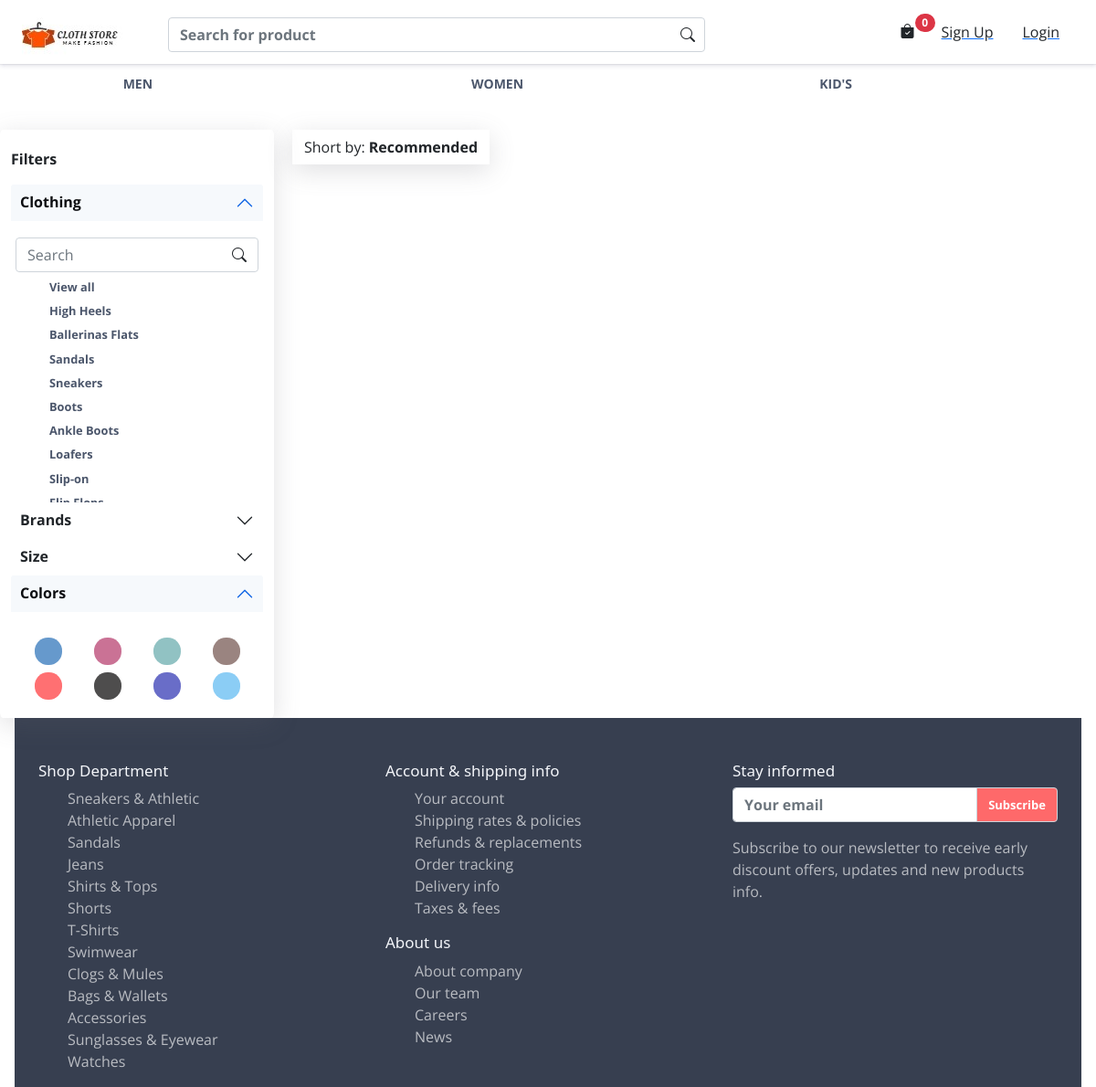
The app's page /single?idealfor=1, older data.
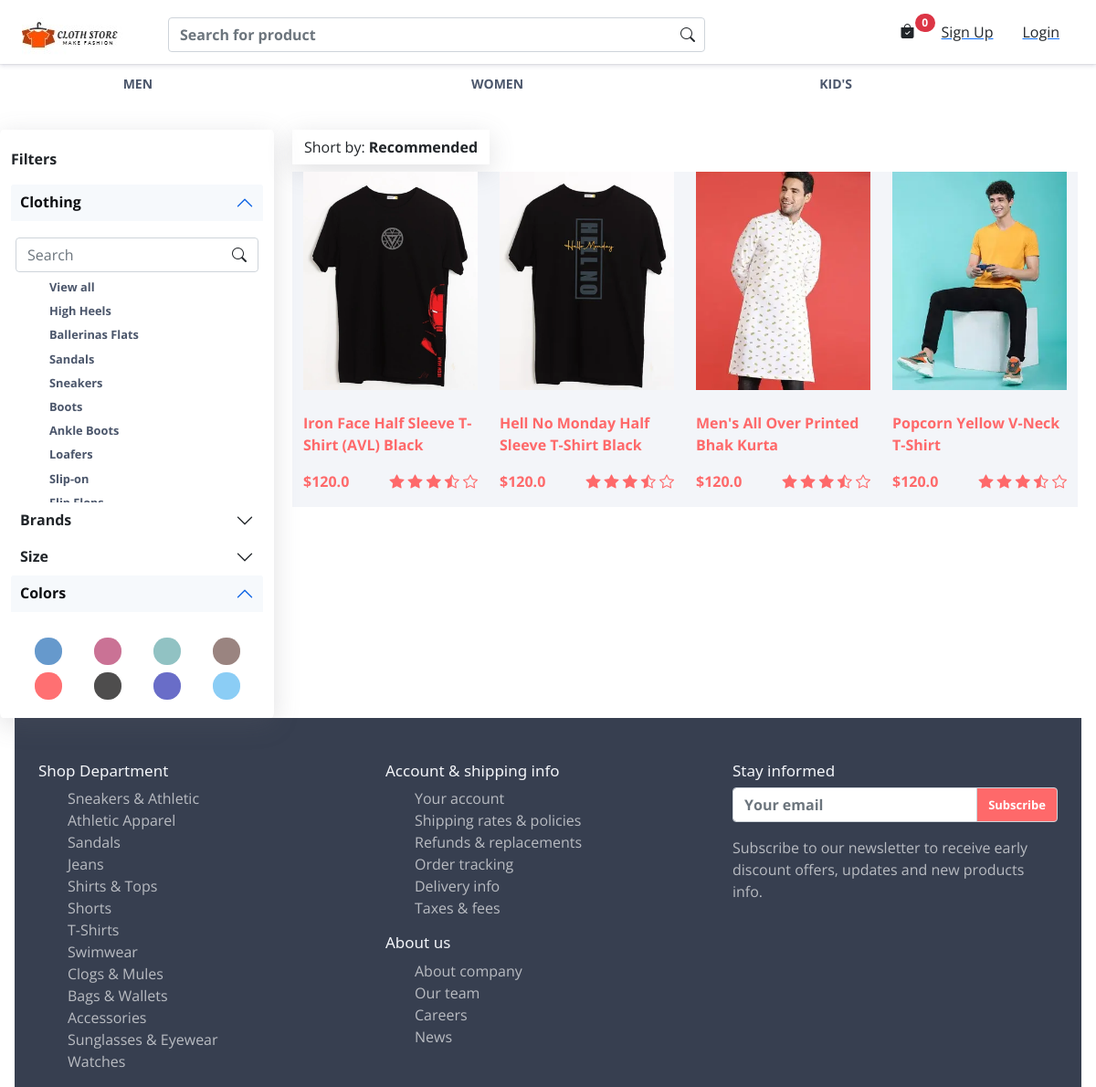
The same page, newer data.
### Store/models/product.py (models this page shows, shortened)
class TshirtProperty(models.Model):
    title = models.CharField(max_length=30, null=False)
    slug = models.CharField(max_length=30, null=False, unique=True)
    class Meta:
        abstract = True

class IdealFor(TshirtProperty):
    pass

class Tshirt(models.Model):
    tshirt_name = models.CharField(max_length=100, null=False)
    slug = models.CharField(max_length=200 , null=False , unique=True , default='')
    tshirt_Desc = models.CharField(max_length=100, null=True, blank=True)
    discount = models.IntegerField()
    tshirt_img = models.ImageField(upload_to='upload/img', null=False)
    tshirt_img2 = models.ImageField(upload_to='upload/img', null=True, blank=True)
    tshirt_img3 = models.ImageField(upload_to='upload/img', null=True , blank=True)
    occasion = models.ForeignKey(Occasion, on_delete=models.CASCADE)
    Ideal_for = models.ForeignKey(IdealFor, on_delete=models.CASCADE)
    Neck_type = models.ForeignKey(NeckType, on_delete=models.CASCADE)
    sleeve = models.ForeignKey(Sleeve, on_delete=models.CASCADE)
    brand = models.ForeignKey(Brand, on_delete=models.CASCADE)
    color = models.ForeignKey(Color, on_delete=models.CASCADE)
    Add_Home_Page = models.BooleanField(default=True)

### Store/views/index.py (the view)
# urls.py: path('single' , singlepage , name='single'),
def singlepage(request):
    Ideal_for = IdealFor.objects.all()
    idea_for_id= request.GET.get("idealfor")
    tshirt = Tshirt.objects.filter(Ideal_for=idea_for_id)
    context = {
        'Ideal_For':Ideal_for,
        'tshirt':tshirt
    }
    return render(request ,'single.html',context=context)

### Store/templates/single.html (shortened to what this page needs)
{% extends 'base.html' %}
{% load static %}
{% block content%}
<div class="filter-productlist mt-5">
  <div class="container-fluid">
    <div class="row filter-row">
      <div class="col-lg-3 filter-section">
        <div class="main-bodyfilter">
          <div class="row">
            <div class="main-category-body">
              <div class="cotegory-name">
                <p class="fw-bold">Filters</p>
                <div class="accordion">
                  <div class="accordion-item" id="headingOne">
                    <h2 class="accordion-headingOne" id="headingOne">
                      <button class="accordion-button" type="button" data-bs-toggle="collapse"
                        data-bs-target="#collapseOne" aria-expanded="true" aria-controls="collapseOne">
                        <p class="fw-bold m-0">Clothing</p>
                      </button>
                    </h2>
                    <div id="collapseOne" class="accordion-collapse collapse show" aria-labelledby="headingOne"
                      data-bs-parent="#headingOne">
                      <div class="accordion-body accordion-body-cloth">
                        <form class="d-flex filter-search">
                          <input class="form-control me-2z" type="search" placeholder="Search" aria-label="Search">
                          <button class="btn filter-submit-icons" type="submit"><i
                              class="bi bi-search filter-submitIcon"></i>
                          </button>
                        </form>
                        <div class="clothing-main-body">
                          <ul class="clothing-main-ul">
                            <li><a href="#">View all </a></li>
                            <li><a href="#">High Heels</a></li>
                            <li><a href="#">Ballerinas Flats</a></li>
                            <li><a href="#">Sandals</a></li>
                            <li><a href="#">Sneakers</a></li>
                            <li><a href="#">Boots</a></li>
                            <li><a href="#">Ankle Boots</a></li>
                            <li><a href="#">Loafers</a></li>
                            <li><a href="#">Slip-on</a></li>
                            <li><a href="#">Flip Flops</a></li>
                          </ul>
                        </div>
                      </div>
                    </div>
                  </div>
                  <div class="accordion-item">
                    <h2 class="accordion-header" id="panelsStayOpen-headingTwo">
                      <button class="accordion-button collapsed" type="button" data-bs-toggle="collapse"
                        data-bs-target="#panelsStayOpen-collapseTwo" aria-expanded="false"
                        aria-controls="panelsStayOpen-collapseTwo">
                        <span class="fw-bold">Brands</span>
                      </button>
                    </h2>
                  </div>
                  <div class="accordion-item">
                    <h2 class="accordion-header" id="panelsStayOpen-headingThree">
                      <button class="accordion-button collapsed" type="button" data-bs-toggle="collapse"
                        data-bs-target="#panelsStayOpen-collapseThree" aria-expanded="false"
                        aria-controls="panelsStayOpen-collapseThree">
                        <span class="fw-bold">Size</span>
                      </button>
                    </h2>
                  </div>
                  <div class="accordion" id="headingFour">
                    <div class="accordion-item">
                      <h2 class="accordion-headingFour" id="headingFour">
                        <button class="accordion-button" type="button" data-bs-toggle="collapse"
                          data-bs-target="#collapseFour" aria-expanded="true" aria-controls="collapseFour">
                          <span class="fw-bold color-name">Colors</span>
                        </button>
                      </h2>
                      <div id="collapseFour" class="accordion-collapse collapse show" aria-labelledby="headingFour"
                        data-bs-parent="#headingFour">
                        <div class="accordion-body">
                          <div class="row">
                            <div class="col-3 col-md-3 p-1 d-flex justify-content-center">
                              <div class="color-filter">
                                <div class="blue-gray">
                                </div>
                              </div>
                            </div>
                            <div class="col-3 col-md-3 p-1 d-flex justify-content-center">
                              <div class="color-filter">
                                <div class="bugundy">
                                </div>
                              </div>
                            </div>
                            <div class="col-3 col-md-3 p-1 d-flex justify-content-center">
                              <div class="color-filter">
                                <div class="teal">
                                </div>
                              </div>
                            </div>
                            <div class="col-3 col-md-3 p-1 d-flex justify-content-center">
                              <div class="color-filter">
                                <div class="brown">
                                </div>
                              </div>
                            </div>
                            <div class="col-3 col-md-3 p-1 d-flex justify-content-center">
                              <div class="color-filter">
                                <div class="red">
                                </div>
                              </div>
                            </div>
                            <div class="col-3 col-md-3 p-1 d-flex justify-content-center">
                              <div class="color-filter">
                                <div class="charcol">
                                </div>
                              </div>
                            </div>
                            <div class="col-3 col-md-3 p-1 d-flex justify-content-center">
                              <div class="color-filter">
                                <div class="navy">
                                </div>
                              </div>
                            </div>
                            <div class="col-3 col-md-3 p-1 d-flex justify-content-center">
                              <div class="color-filter">
                                <div class="skyblue">
                                </div>
                              </div>
                            </div>
                          </div>
                        </div>
                      </div>
                    </div>
                  </div>
                </div>
              </div>
            </div>
          </div>
        </div>
      </div>
      <div class="col-md-9 product-list-main-colum">
        <div class="row short-section-row">
          <div class="short-body d-flex justify-content-start">
            <div class="btn-group short-button mx-2" style="box-shadow: rgba(100, 100, 111, 0.2) 0px 7px 29px 0px;">
              <button type="button" class="btn dropdown-toggle" data-bs-toggle="dropdown" aria-expanded="false">
                <span>Short by:</span>
                <span class="fw-bold">Recommended</span>
              </button>
            </div>
          </div>
        </div>
        <div class="row product-row mx-2">
          {%for tshirt in tshirt%}
          <div class="col-6 col-md-3 mt-2 prod-list-colum">
            <div class="main-body-prodlist">
              <div class="prodlist-img">
                <figure class="figure">
                  <img class="figure-img img-fluid" src="{{tshirt.tshirt_img.url}}" alt="">
                </figure>
              </div>
              <div class="prodlist-name">
                <p><a href="">{{tshirt.tshirt_name}}</a></p>
              </div>
              <div class="prodlist-price-ratting">
                <div class="prodlist-price">
                  <p>$120.0</p>
                </div>
                <div class="prodlist-ratting">
                  <i class="bi bi-star-fill"></i>
                  <i class="bi bi-star-fill"></i>
                  <i class="bi bi-star-fill"></i>
                  <i class="bi bi-star-half"></i>
                  <i class="bi bi-star"></i>
                </div>
              </div>
            </div>
          </div>
          {%endfor%}
        </div>
      </div>
    </div>
  </div>
</div>
{% endblock %}

### Store/templates/base.html (shortened to what this page needs)
{% load static %}
<!DOCTYPE html>
<html lang="en">
<head>
  <link href="https://cdn.jsdelivr.net/npm/bootstrap@5.0.2/dist/css/bootstrap.min.css" rel="stylesheet"
>
  <link rel="stylesheet" href="https://cdn.jsdelivr.net/npm/bootstrap-icons@1.5.0/font/bootstrap-icons.css">
  <link rel="stylesheet" href="{% static 'css/style.css' %}">
  <link rel="stylesheet" href="{% static 'css/owl.carousel.css' %}">
  <link rel="stylesheet" href="{% static 'css/owl.theme.default.css' }">
  <link rel="stylesheet" href="{% static 'css/splide.min.css' %}">
  <link rel="stylesheet" href="{% static 'css/splide-default.min.css' %}">
  <link href="https://unpkg.com/aos@2.3.1/dist/aos.css" rel="stylesheet">
</head>
<div class="container-fluid main-section-nav">
  <nav class="navbar navbar-expand-lg navbar-light middle-nav">
    <div class="container-fluid">
      <a class="navbar-brand" href="/"><img src="{% static 'img/logo.png' %}" alt="" class="img-fluid logo"></a>
      <ul class="list-group list-group-horizontal">
        <a href="/cart"><buton type="button" class="btn position-relative">
          <i class="bi bi-bag-check-fill"></i>
          <span class="position-absolute badge rounded-pill bg-danger">
          {{request.session.cart|length}}
          </span>
        </button></a>
        {% if request.user.is_authenticated %}
        <div class="btn-group manoj1">
          <button type="button" class="user-name btn dropdown-toggle" data-bs-toggle="dropdown" data-bs-display="static"
            aria-expanded="false">{{request.user.first_name.0}}</button>
          <ul class="dropdown-menu dropdown-menu-end dropdown-menu-lg-start">
            <li><a class="dropdown-item" href="#">Order</a></li>
            <li><a class="dropdown-item" href="/accounts/LogOut">Log Out</a></li>
          </ul>
        </div>
        {% else %}
        <a href="/accounts/register">
          <li class="list-group-item">Sign Up</li>
        </a>
        <a href="/accounts/login">
          <li class="list-group-item">Login</li>
        </a>
        {% endif %}
      </ul>
    </div>
  </nav>
  <div class="container">
    <div class="row d-flex">
      <form class="search-form">
        <input class="form-control fw-bold" type="" placeholder="Search for product" aria-label="Search">
        <button class="btn search-icon seaarch-icon-2" type="submit"><i class="bi bi-search "></i></button>
      </form>
    </div>
  </div>
</div>
<div class="main-ulist">
  <div class="container-fluid">
    <nav class="nav-bar">
      <ul>
        {% for Ideal_For in Ideal_For %}
        <li><a href="/single?idealfor={{Ideal_For.id}}">{{Ideal_For.title}}</a></li>
        {%endfor%}
      </ul>
    </nav>
  </div>
</div>
{%block content%}
{%endblock%}
<div class="footer mx-3 pt-5">
  <div class="container">
    <div class="row">
      <div class="col-md-4 col-sm-6">
        <div class="footer-main-body">
          <div class="footer-name">
            <h3>Shop Department</h3>
          </div>
          <div class="footer-product-name">
            <ul class="footer-ul-item">
              <li class=""><a class="" href="#">Sneakers &amp; Athletic</a></li>
              <li class=""><a class="" href="#">Athletic Apparel</a></li>
              <li class=""><a class="" href="#">Sandals</a></li>
              <li class=""><a class="" href="#">Jeans</a></li>
              <li class=""><a class="" href="#">Shirts &amp; Tops</a></li>
              <li class=""><a class="" href="#">Shorts</a></li>
              <li class=""><a class="" href="#">T-Shirts</a></li>
              <li class=""><a class="" href="#">Swimwear</a></li>
              <li class=""><a class="" href="#">Clogs &amp; Mules</a></li>
              <li class=""><a class="" href="#">Bags &amp; Wallets</a></li>
              <li class=""><a class="" href="#">Accessories</a></li>
              <li class=""><a class="" href="#">Sunglasses &amp; Eyewear</a></li>
              <li class=""><a class="" href="#">Watches</a></li>
            </ul>
          </div>
        </div>
      </div>
      <div class="col-md-4 col-sm-6">
        <div class="footer-main-body">
          <div class="footer-name">
            <h3>Account & shipping info</h3>
          </div>
          <div class="footer-product-name">
            <ul class="footer-ul-item">
              <li class=""><a class="" href="#">Your account</a></li>
              <li class=""><a class="" href="#">Shipping rates &amp; policies</a></li>
              <li class=""><a class="" href="#">Refunds &amp; replacements</a></li>
              <li class=""><a class="" href="#">Order tracking</a></li>
              <li class=""><a class="" href="#">Delivery info</a></li>
              <li class=""><a class="" href="#">Taxes &amp; fees</a></li>
            </ul>
          </div>
          <div class="about-us">
            <h3>About us</h3>
            <ul class="footer-ul-item">
              <li class=""><a class="" href="#">About company</a></li>
              <li class=""><a class="" href="#">Our team</a></li>
              <li class=""><a class="" href="#">Careers</a></li>
              <li class=""><a class="" href="#">News</a></li>
            </ul>
          </div>
        </div>
      </div>
      <div class="col-md-4 col-sm-6">
        <div class="footer-main-body">
          <div class="footer-name">
            <h3>Stay informed</h3>
          </div>
          <div class="footer-product-name">
            <div class="input-group mb-3">
              <input type="text" class="form-control fw-bold" placeholder="Your email" aria-label="Recipient's username"
                aria-describedby="basic-addon2">
              <span class="input-group-text" id="basic-addon2">Subscribe</span>
            </div>
            <p class="subs-theory">Subscribe to our newsletter to receive early discount offers, updates and new
              products info.</p>
          </div>
        </div>
      </div>
    </div>
  </div>
</div>
</body>
</html>

Row changes from the older to the newer data that the page shows:
added Tshirt: tshirt_img (picture), tshirt_name "Iron Face Half Sleeve T-Shirt (AVL) Black"
added Tshirt: tshirt_img (picture), tshirt_name "Hell No Monday Half Sleeve T-Shirt Black"
added Tshirt: tshirt_img (picture), tshirt_name "Men's All Over Printed Bhak Kurta"
added Tshirt: tshirt_img (picture), tshirt_name "Popcorn Yellow V-Neck T-Shirt"
